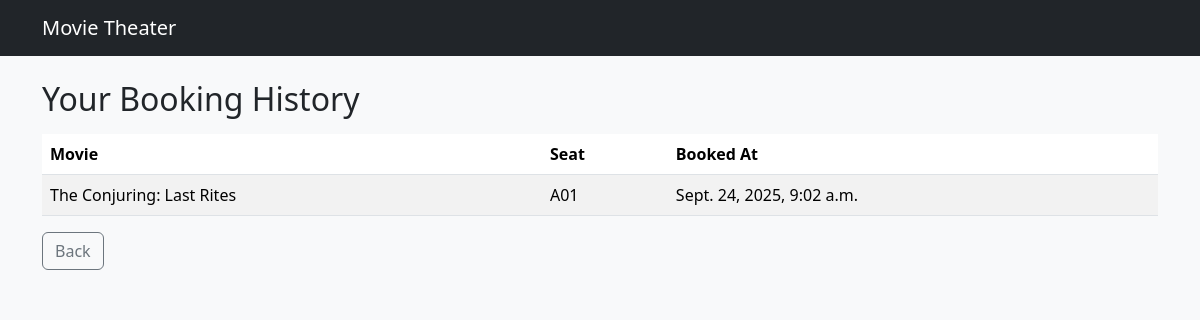
The page /bookings/history/ (signed in) on the database as committed earlier.
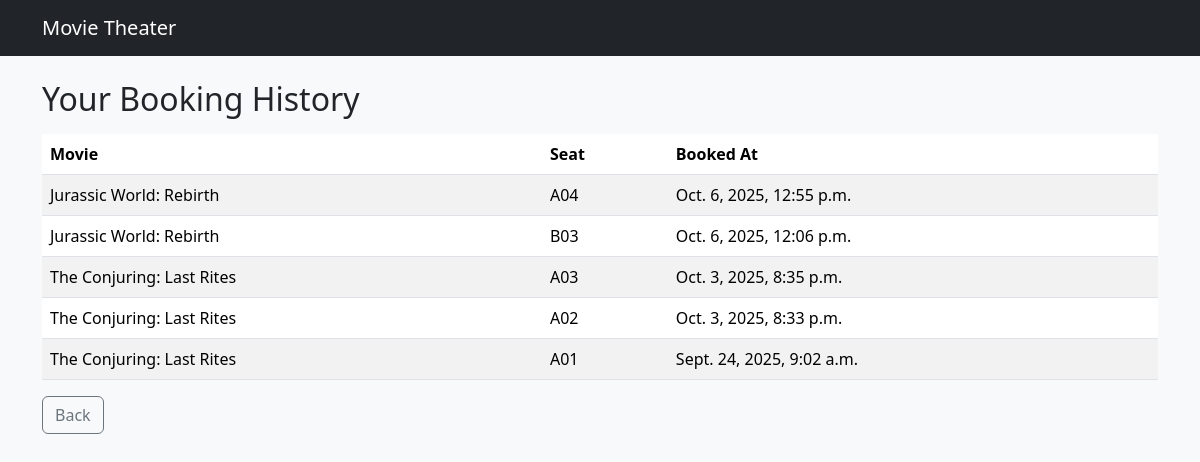
The same page on the database as committed later.
### bookings/models.py (models this page shows, shortened)
class Booking(models.Model):
    movie = models.ForeignKey(Movie, on_delete=models.CASCADE)
    seat = models.ForeignKey(Seat, on_delete=models.CASCADE)
    user = models.ForeignKey(settings.AUTH_USER_MODEL, on_delete=models.CASCADE)
    booking_date = models.DateTimeField(auto_now_add=True)

class Movie(models.Model):
    title = models.CharField(max_length=30)
    description = models.TextField() # NOT PUTTING ANY ARGUMENTS FOR FIELD VALUES FOR NOW
    release_date = models.DateField()
    duration = models.PositiveIntegerField()

class Seat(models.Model):
    seat_number = models.CharField(max_length=3) # ALLOWS SEATS LIKE A99
    book_status = models.BooleanField(default=False)

### bookings/views.py (the view)
# urls.py: path("bookings/history/", views.booking_history_view, name="booking_history"),
def booking_history_view(request):
    bookings = (
        Booking.objects.filter(user=request.user)
        .select_related("movie", "seat")
        .order_by("-booking_date")
    )
    return render(request, "bookings/booking_history.html", {"bookings": bookings})

### bookings/templates/bookings/booking_history.html (shortened to what this page needs)
{% extends "bookings/base.html" %}
{% block content %}
<h2>Your Booking History</h2>
<table class="table table-striped mt-3">
  <thead>
    <tr>
      <th>Movie</th>
      <th>Seat</th>
      <th>Booked At</th>
    </tr>
  </thead>
  <tbody>
    {% for b in bookings %}
      <tr>
        <td>{{ b.movie.title }}</td>
        <td>{{ b.seat.seat_number }}</td>
        <td>{{ b.booking_date }}</td>
      </tr>
    {% empty %}
      <tr><td colspan="3">No bookings yet.</td></tr>
    {% endfor %}
  </tbody>
</table>
<a class="btn btn-outline-secondary" href="{% url 'movie_list' %}">Back</a>
{% endblock %}

### bookings/templates/bookings/base.html (shortened to what this page needs)
<!doctype html>
<html lang="en">
  <head>
    <link href="https://cdn.jsdelivr.net/npm/bootstrap@5.3.3/dist/css/bootstrap.min.css"
          rel="stylesheet">
  </head>
  <body class="bg-light">
    <nav class="navbar navbar-dark bg-dark mb-4">
      <div class="container">
        <a class="navbar-brand" href="{% url 'movie_list' %}">Movie Theater</a>
      </div>
    </nav>
    <main class="container">
      {% block content %}{% endblock %}
    </main>
  </body>
</html>

Rows that differ between the two databases and show on the page:
added Booking: movie "Jurassic World: Rebirth", seat.seat_number "A04", booking_date "Oct. 6, 2025, 12:55 p.m."
added Booking: movie "Jurassic World: Rebirth", seat.seat_number "B03", booking_date "Oct. 6, 2025, 12:06 p.m."
added Booking: movie "The Conjuring: Last Rites", seat.seat_number "A03", booking_date "Oct. 3, 2025, 8:35 p.m."
added Booking: movie "The Conjuring: Last Rites", seat.seat_number "A02", booking_date "Oct. 3, 2025, 8:33 p.m."
